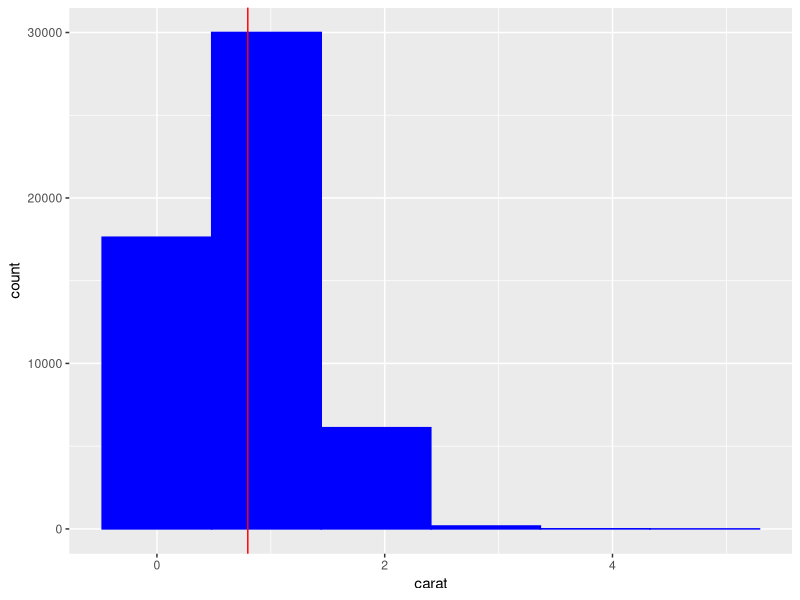
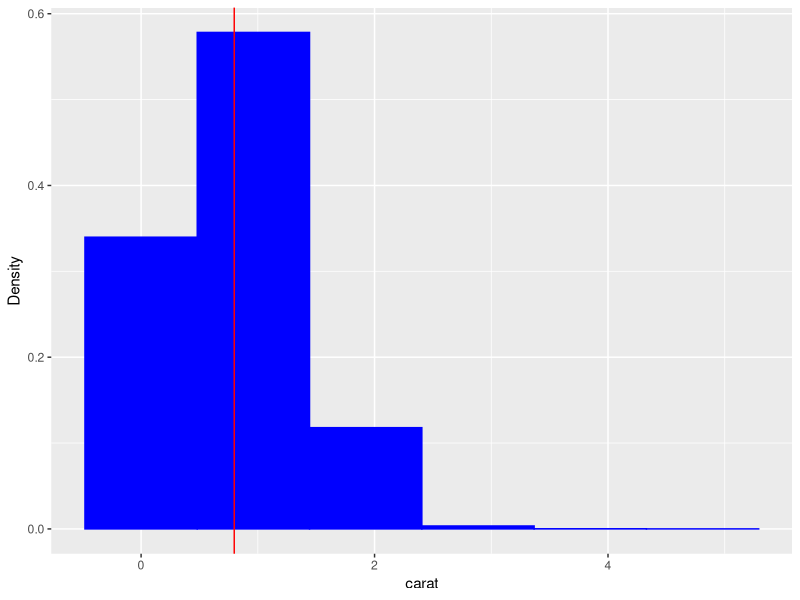
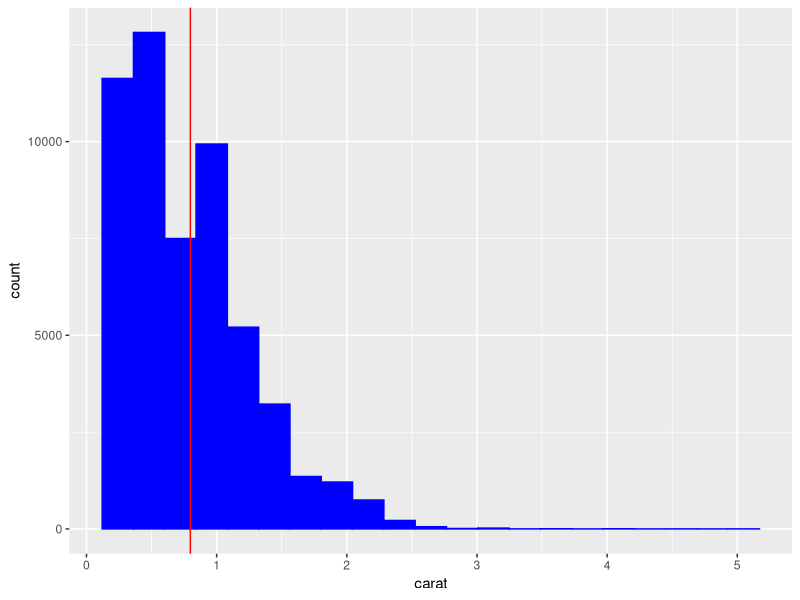
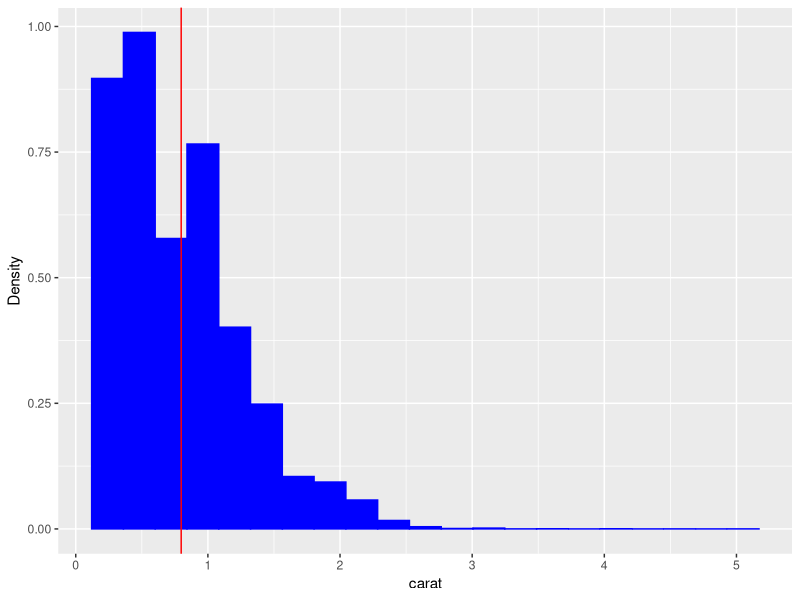
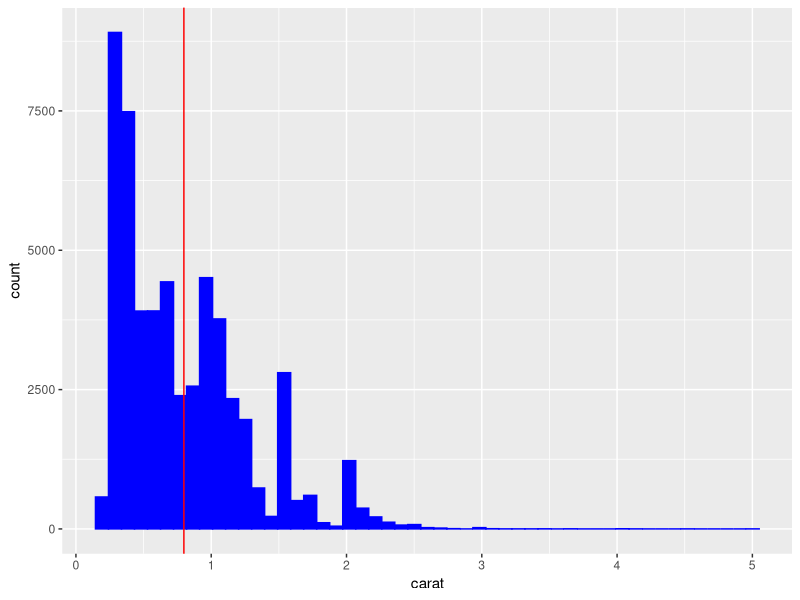
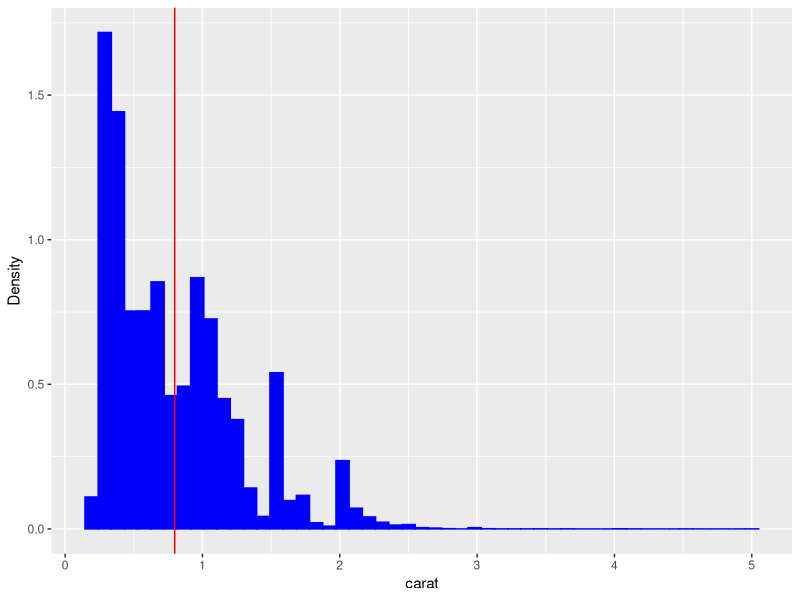
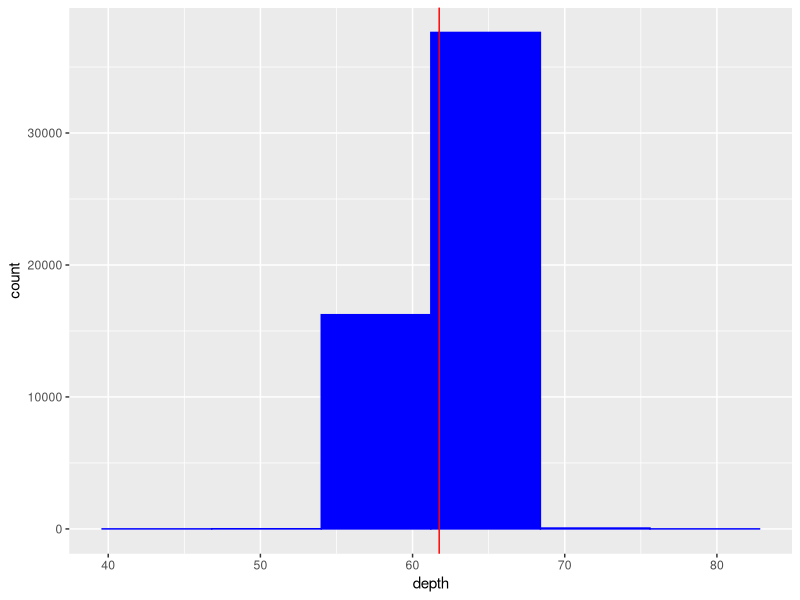
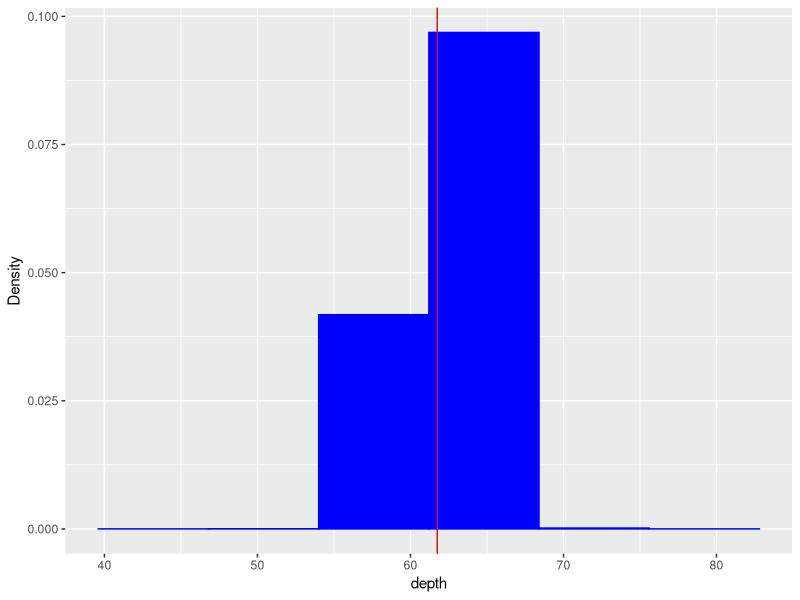

Write the R code that produced these figures, in order.
## ---- chunk 1
explore <- function(inputdf,bin_sizes,threshold){ #This line creates a function named explore which takes inputdf, bin_sizes, and threshold as input parameters. Inputdf is a data frame. Bin_sizes is a vector of bin sizes for the histograms. Threshold is a number which is the upper limit for the correlation coefficients. 
  
  var_num <- inputdf[which(lapply(inputdf, is.numeric) == TRUE)] #This line creates a data frame var_num which is all of the numeric columns from inputdf
  
  var_factor <- inputdf[which(lapply(inputdf, is.factor) == TRUE)] #This line creates a data frame var_factor which is all of the factor columns from inputdf
  
  is.binary <- function(x){ #this line creates a function is.binary with an input parameter x. The is.binary function will return TRUE if x is binary and will return FALSE otherwise
  col1 <- length(which(x == 1)) #col1 is the number of rows in x which are equal to 1
  col0 <- length(which(x == 0)) #col0 is the number of rows in x which are equal to 0
  y <- (length(x) == col0+col1) #y is TRUE if the length of x is equal to the number of 0 rows plus the number of 1 rows. In this case, x is a binary variable. Y is FALSE if the length of x is not equal to the number of 0 rows plus the number of 1 rows. In this case, x is not a binary variable
  return(y) #this line returns the TRUE or FALSE value of y
}
  var_bin <- inputdf[which(lapply(inputdf, is.binary) == TRUE)] #this line creates a data frame var_bin which is all of the binary columns from inputdf
  
#question 1
if (length(var_num) > 0){ #if there are one or more numeric columns
  for (i in 1:length(var_num)){ #for each numeric column in the data frame
    for (bins in 1:length(bin_sizes)){ #for each bin size in the bin_sizes vector
      num_bins <- (max(var_num[[i]])-min(var_num[[i]]))/bin_sizes[bins] #this calculates the number of bins based on the bin size from the bin_sizes vector
      col_mean <- mean(var_num[[i]]) #col_mean is the mean of the ith numeric column
      Num_Plot <- ggplot(var_num, aes(x=var_num[[i]]), environment=environment()) #this line sets var_num to be the data frame for ggplot and sets the ith column to be the x aesthetic. This line also uses the environment parameter to workaround the scoping issue.
      Num_Plot <- Num_Plot + geom_histogram(colour='blue', fill='blue', binwidth=num_bins) + labs(x=names(var_num)[[i]]) + geom_vline(xintercept=col_mean, colour='red') #this line creates the histogram. The color of the bars is set to blue and the binwidth is set to num_bins. The label for the x axis is set to be the name of the ith numeric column. A red vertical line for the mean is added.
      print(Num_Plot) #this line prints the histogram using counts for each numeric column
      print(Num_Plot + aes(y=..density..) + labs(y="Density")) #this line sets the y aesthetic to be density and sets the label of the y axis to be Density. The histogram using density is printed for each numeric column
      }
    }
  }
#question 2
if (length(var_factor) > 0){ #if there are one or more factor columns
for (i in 1:length(var_factor)){ #for each factor column in the data frame
  bargraph <- ggplot(var_factor,aes(x=var_factor[[i]]), environment=environment()) #this line sets var_factor to be the data frame for ggplot and sets the ith column to be the x aesthetic. This line also uses the environment parameter to workaround the scoping issue.
  bargraph <- bargraph + geom_bar(colour="gray",fill="gray") #this line creates a bar graph and sets the color of the bars to be gray
  bargraph <- bargraph + labs(x = names(var_factor)[[i]]) #this line sets the label of the x axis to be the name of the ith column
  print(bargraph) #this line prints the bargraph for each factor column
}
}

if (length(var_bin) > 0){ #if there are one or more binary columns
for (i in 1:length(var_bin)){ #for each binary column in the data frame
  bargraph <- ggplot(var_bin, aes(x=var_bin[[i]]), environment=environment()) #this line sets var_bin to be the data frame for ggplot and sets the ith column to be the x aesthetic. This line also uses the environment paramter to workaround the scoping issue. 
  bargraph <- bargraph + geom_bar(colour="gray",fill="gray") #this line creates a bar graph and sets the color of the bars to be gray
  bargraph <- bargraph + labs(x = names(var_bin)[[i]]) #this line sets the label of the x axis to be the name of the ith column
  print(bargraph) #this line prints the bargraph for each binary column
} 
}

binorfac <- function(x){ #this line creates a function binorfac with an input parameter x
  y <- is.binary(x) | is.factor(x) #y is set to is.binary(x) or is.factor(x). Y is TRUE if is.binary(x) is TRUE or is.factor(x) is TRUE. Y is FALSE otherwise.
  return(y) #this line returns the TRUE or FALSE value of y
}

var_binorfac <- inputdf[which(lapply(inputdf, binorfac) == TRUE)] #this line creates a data frame var_binorfac which is all of the binary or factor variables from inputdf

#question 4a
tablelist <- vector(mode = "list") #this line creates a list called tablelist

if (length(var_binorfac) > 0 ){ #if there are one or more binary or factor columns
for (i in 1:length(var_binorfac)){ #for each binary or factor column in the data frame
  freq_table <- table(var_binorfac[[i]]) #this line creates a frequency table for the ith column and names the table freq_table
  tablelist[[i]] <- freq_table #this line adds freq_table as the ith element of the tablelist
}
}

#question 4bi
summarylist <- vector(mode="list") #This line creates a list called summarylist

if (length(var_num) > 0){ #if there are one or more numeric columns
for (i in 1:length(var_num)){ #for each numeric column in the data frame
  summarytable <- summary(var_num[[i]]) #this line creates a summary statistics table for the ith columns and names the table summarytable
  summarylist[[i]] <- summarytable #this line adds summarytable as the ith element of summarylist
}

corr_a <- cor(var_num, method="pearson") #this line creates a matrix of the pearson correlation coefficients using the cor function

r_square <- NULL #this line creates a variable r_squre and sets it to be NULL
rsq_names <- NULL #this line creates a variable rsq_names and sets it to be NULL
corr_list <- NULL #this line creates a variable corr_list and sets it to be NULL
corr_names <- NULL #this line creates a variable corr_names and sets it to be NULL

len <- length(corr_a[1,]) #this line calculates the length of the first row of the corr_a matrix

#question 4bii
for (i in 1:(len-1)){ #this for loop is to get the first member of each pair of numeric variables. This for loop starts at the first column and ends at the second to last because the last column will not be the first member of the pair.
  for (j in (i+1):len){ #this for loop is to get the second member of each pair of numeric variables. This for loop starts at the column after i and ends at the last column. This way each column is paired with every other column.
    pair_name <- paste(names(corr_a[,1])[[i]],names(corr_a[1,])[[j]],sep="-") #this line creates a string with the ith column name and the jth column name seperated by a dash 
    rsq_names <- c(rsq_names, pair_name) #this line adds the pair_name string as an element to the rsq_names vector
    
    #question 3
    r_square <- c(r_square, corr_a[i,j]^2) #this line adds the r-square value from the ith row and jth column as an element to the r_square vector
    
    #question 4biii
     if (corr_a[i,j] > threshold) { #if the correlation coefficient is greater than the threshold
      corr_names <- c(corr_names, pair_name) #this line adds the pair_name string as an element to the corr_names vector
      corr_list <- c(corr_list, corr_a[i,j]) #this line adds the correlation coeffiecient from the ith row and jth column as an element to the corr_list vector 
      }
  }
}

rsq_df <- data.frame(cbind(rsq_names, r_square)) #this line creates a data frame from the rsq_names and r_squared vectors
names(rsq_df)[1] <- "Pair" #this line sets the name of the first column in the rsq_df data frame to be "Pair"
names(rsq_df)[2] <- "R-Square Value" #this line sets the name of the second column in the rsq_df data frame to be "R-Square Value"
corr_df <- data.frame(cbind(corr_names, corr_list)) #this line creates a data frame from the corr_names and corr_list vectors
names(corr_df)[1] <- "Pair" #this line sets the name of the first column in the corr_df data frame to be "Pair"
names(corr_df)[2] <- "Correlation Coefficient" #this line sets the name of the second column in the corr_df data frame to be "Correlation Coefficient"
question_4_list <- list("Frequency_tables"=tablelist, "Summary_tables"=summarylist, "R-square"=rsq_df, "Correlation"=corr_df) #this line creates a list of the tablelist, summarylist, rsq_df, and corr_df

print(question_4_list) #this line returns the question_4_list
}

}

require(ggplot2) #this line loas the ggplot2 package so the diamonds data frame can be used

#this section is from Test 1 which adds the logical column to the diamonds data frame
rowc <- nrow(mtcars) #this line sets the rowc variable to be the number of rows in the mtcars data frame
rowd <- nrow(diamonds) #this line sets the rowd variable to be the number of rows in the diamonds data frame

col <- mtcars$vs #this line sets the col variable to be the vs column in the mrcars data frame

col1 <- length(which(col == 1)) #this line sets the col1 variable to be the number of rows with a 1 in the vs column
col0 <- length(which(col == 0)) #this line sets the col0 variable to be the number of rows with a 0 in the vs column

a <- round(rowd*col1/rowc) #this line multiplies the number of rows in the diamonds data frame by the number of 1s in the vs column and divides by the total number of rows in the vs column. This number is rounded to an integer in case there is a decimal. This number is assigned to the variable a. This gives the number of TRUEs in the logical column.
b <- round(rowd*col0/rowc) #this line multiplies the number of rows in the diamonds data frame by the number of 0s in the vs column and divides by the total number of rows in the vs column. This number is rounded to an integer in case there is a decimal. This number is assigned to the variable b. This gives the number of FALSEs in the logical column.

tfvec <- rep(c(TRUE,FALSE),times=c(a,b)) #this line creates a logical vector called tfvec with a TRUE rows and b FALSE rows

diamonds$logical <- tfvec #this adds the tfvec vector as a column to the diamonds data frame. The column is named logical.

#question 5
explore(diamonds, c(5,20,50), 0.25) #this line runs the explore function with diamonds with the logical column as the data frame, a vector of bin sizes c(5,20,50), and 0.25 as the corrrelation threshold
## ---- chunk 2
explore(mtcars,c(5,20,50),0.25) #this line runs the explore function with mstcars as the data frame, a vector of bin sizes c(5,20,50), and 0.25 as the corrrelation threshold
